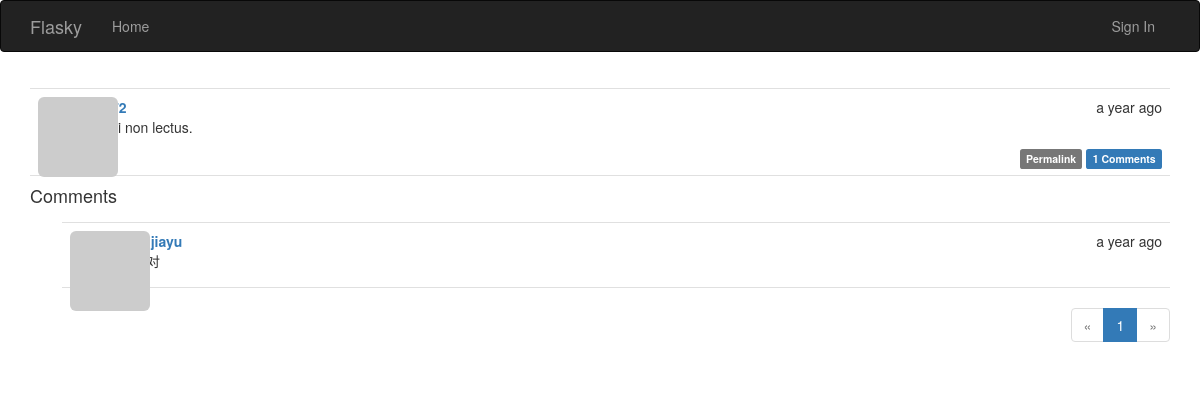
The page /post/75 on the database as committed earlier.
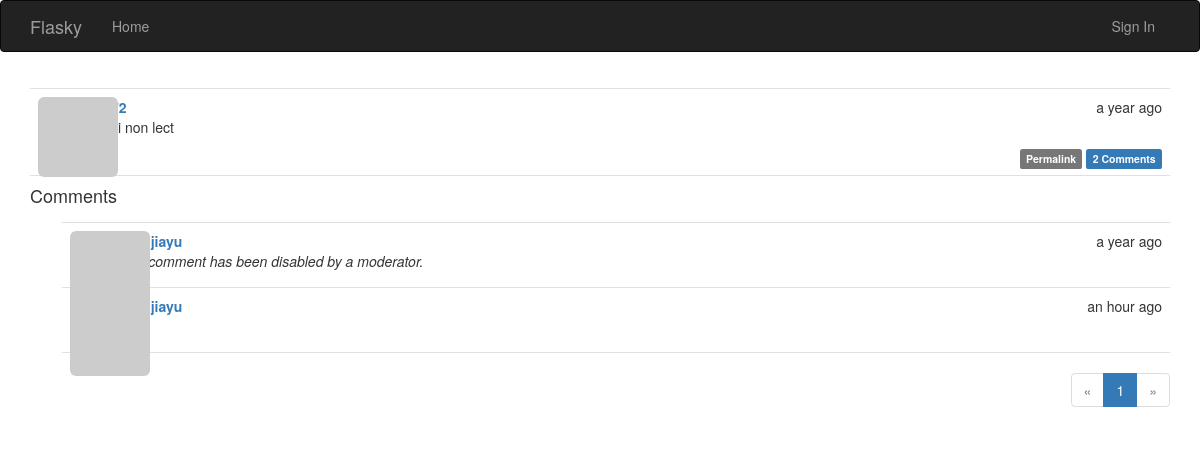
The same page on the database as committed later.
### app/models.py (models this page shows, shortened)
class Post(db.Model):
    __tablename__ = 'posts'
    id = db.Column(db.Integer, primary_key=True)
    body = db.Column(db.Text)
    timestamp = db.Column(db.DateTime, index=True, default=datetime.utcnow)
    author_id = db.Column(db.Integer, db.ForeignKey('users.id'))
    body_html = db.Column(db.Text)
    comments = db.relationship('Comment', backref='post', lazy='dynamic')

class Comment(db.Model):
    __tablename__ = 'comments'
    id = db.Column(db.Integer, primary_key=True)
    body = db.Column(db.Text)
    body_html = db.Column(db.Text)
    timestamp = db.Column(db.DateTime, index=True, default=datetime.utcnow)
    disabled = db.Column(db.Boolean)
    author_id = db.Column(db.Integer, db.ForeignKey('users.id'))
    post_id = db.Column(db.Integer, db.ForeignKey('posts.id'))

class User(UserMixin, db.Model):
    __tablename__ = 'users'
    id = db.Column(db.Integer, primary_key=True)
    email = db.Column(db.String(64), unique=True, index=True)
    username = db.Column(db.String(64), unique=True, index=True)
    password_hash = db.Column(db.String(128))
    role_id = db.Column(db.Integer, db.ForeignKey('roles.id'))
    confirmed = db.Column(db.Boolean, default=False)
    name = db.Column(db.String(64))
    location = db.Column(db.String(64))
    about_me = db.Column(db.Text())
    member_since = db.Column(db.DateTime(), default=datetime.utcnow)
    last_seen = db.Column(db.DateTime(), default=datetime.utcnow)
    avatar_hash = db.Column(db.String(32))
    posts = db.relationship('Post', backref='author', lazy='dynamic')
    followed = db.relationship('Follow', foreign_keys=[Follow.follower_id],
                               backref=db.backref('follower', lazy='joined'),
                               lazy='dynamic', cascade='all, delete-orphan')
    followers = db.relationship('Follow', foreign_keys=[Follow.followed_id],
                                backref=db.backref('followed', lazy='joined'),
                                lazy='dynamic', cascade='all, delete-orphan')
    comments = db.relationship('Comment', backref='author', lazy='dynamic')
    @property
    def password(self):
        raise AttributeError('Password is not a readable attribute')
    def gravatar(self, size=100, default='identicon', rating='g'):
        if request.is_secure:
            url = 'https://secure.gravatar.com/avatar'
        else:
            url = 'http://www.gravatar.com/avatar'
        hash = hashlib.md5(self.email.encode('utf-8')).hexdigest()
        return '{url}/{hash}?s={size}&d={default}&r={rating}'\
            .format(url=url, hash=hash, size=size, default=default, rating=rating)

### app/main/views.py (the view)
@main.route('/post/<int:id>', methods=['GET', 'POST'])
def post(id):
    post = Post.query.get_or_404(id)
    form = CommentForm()
    if form.validate_on_submit():
        comment = Comment(body=form.body.data, post=post, author=current_user._get_current_object())
        db.session.add(comment)
        db.session.commit()
        flash('Your comment has been published.')
        return redirect(url_for('.post', id=post.id, page=-1))
    page = request.args.get('page', 1, type=int)
    if page == -1:
        page = (post.comments.count() - 1) // current_app.config['FLASKY_COMMENTS_PER_PAGE'] + 1
    pagination = post.comments.order_by(Comment.timestamp.asc()).\
        paginate(page, per_page=current_app.config['FLASKY_COMMENTS_PER_PAGE'], error_out=False)
    comments = pagination.items
    return render_template('post.html', posts=[post], form=form,
                           comments=comments, pagination=pagination)

### app/auth/views.py (called while the page is built)
@auth.before_app_request
def before_request():
    if current_user.is_authenticated:
        current_user.ping()
        if not current_user.confirmed and request.endpoint[:5] != 'auth.':
            return redirect(url_for('auth.unconfirmed'))

### app/main/__init__.py (called while the page is built)
@main.app_context_processor
def inject_permissions():
    return dict(Permission=Permission)

### app/main/views.py (called while the page is built)
@main.after_app_request
def after_request(response):
    for query in get_debug_queries():
        if query.duration >= current_app.config['FLASKY_SLOW_DB_QUERY_TIME']:
            current_app.logger.warning(
                'Slow query: %s\nParameters: %s\nDuration: %fs\nContext: %s\n'
                % (query.statement, query.parameters, query.duration, query.context))
    return response

### app/models.py (called while the page is built)
    def can(self, permissions):
        return False

    def is_administrator(self):
        return False

### app/templates/post.html (shortened to what this page needs)
{% extends "base.html" %}
{% import "bootstrap/wtf.html" as wtf %}
{% import "_macros.html" as macros %}
{% block page_content %}
{% include '_posts.html' %}
<h4 id="comments">Comments</h4>
{% include '_comments.html' %}
{% if pagination %}
<div class="pagination">
    {{ macros.pagination_widget(pagination, '.post', fragment='#comments', id=posts[0].id) }}
</div>
{% endif %}
{% endblock %}

### app/templates/_posts.html (shortened to what this page needs)
<ul class="posts">
    {% for post in posts %}
    <li class="post">
        <div class="post-thumbnail">
            <a href="{{ url_for('.user', username=post.author.username) }}">
                <img class="img-rounded profile-thumbnail" src="{{ post.author.gravatar(size=40) }}">
            </a>
        </div>
        <div class="post-content">
            <div class="post-date">{{ moment(post.timestamp).fromNow() }}</div>
            <div class="post-author"><a href="{{ url_for('.user', username=post.author.username) }}">{{ post.author.username }}</a></div>
            <div class="post-body">
                {% if post.body_html %}
                    {{ post.body_html | safe }}
                {% else %}
                    {{ post.body }}
                {% endif %}
            </div>
            <div class="post-footer">
                <a href="{{ url_for('.post', id=post.id) }}">
                    <span class="label label-default">Permalink</span>
                </a>
                <a href="{{ url_for('.post', id=post.id) }}#comments">
                    <span class="label label-primary">
                        {{ post.comments.count() }} Comments
                    </span>
                </a>
            </div>
        </div>
    </li>
    {% endfor %}
</ul>

### app/templates/_comments.html (shortened to what this page needs)
<ul class="comments">
    {% for comment in comments %}
    <li class="comment">
        <div class="comment-thumbnail">
            <a href="{{ url_for('.user', username=comment.author.username) }}">
                <img class="img-rounded profile-thumbnail" src="{{ comment.author.gravatar(size=40) }}">
            </a>
        </div>
        <div class="comment-content">
            <div class="comment-date">{{ moment(comment.timestamp).fromNow() }}</div>
            <div class="comment-author"><a href="{{ url_for('.user', username=comment.author.username) }}">{{ comment.author.username }}</a></div>
            <div class="comment-body">
                {% if comment.disabled %}
                <p><i>This comment has been disabled by a moderator.</i></p>
                {% endif %}
            </div>
        </div>
    </li>
    {% endfor %}
</ul>

Rows that differ between the two databases and show on the page:
changed Post "a year ago": body_html "Morbi non lectus." → "Morbi non lect"; comments.count "1" → "2"
changed Comment "a year ago": now shows "This comment has been disabled by a moderator."
added Comment: timestamp "an hour ago", author.username "shenjiayu"
